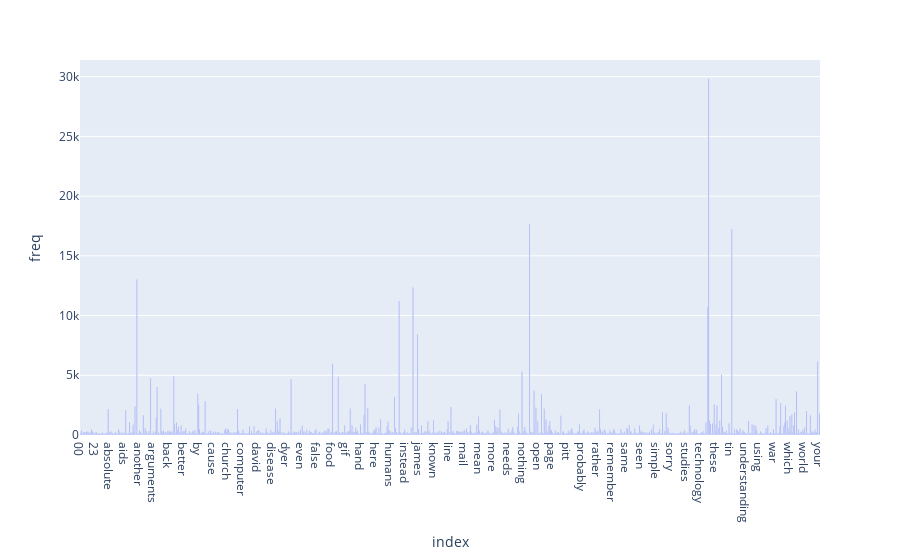

Here is the notebook cell this chart was saved with:
### Markdown cell above
### >>> **Exercise 14 (take home):** 
The chart above contains all the vocabulary, and it's computationally intensive to both compute and visualize. Can you efficiently reduce the number of terms you want to visualize as an exercise.

### Code cell
# Answer here
reduced_df = df_term_freq[df_term_freq['freq'] > 100] 
fig = px.bar(reduced_df, y="freq")
fig.show()

### Figure 1 — Plotly figure (JSON) as saved in the notebook; plotly's stock layout.template omitted (floating-point values rounded to 4 significant figures; data arrays with more than 128 entries replaced by an {"elided": "..."} marker saying what was removed)
{"data": [{"alignmentgroup": "True", "hovertemplate": "index=%{x}<br>freq=%{y}<extra></extra>", "legendgroup": "", "marker": {"color": "#636efa", "pattern": {"shape": ""}}, "name": "", "offsetgroup": "", "orientation": "v", "showlegend": false, "textposition": "auto", "type": "bar", "x": {"elided": "801 str values"}, "xaxis": "x", "y": {"elided": "801 int values"}, "yaxis": "y"}], "layout": {"barmode": "relative", "legend": {"tracegroupgap": 0}, "margin": {"t": 60}, "xaxis": {"anchor": "y", "domain": [0, 1], "title": {"text": "index"}}, "yaxis": {"anchor": "x", "domain": [0, 1], "title": {"text": "freq"}}}}
